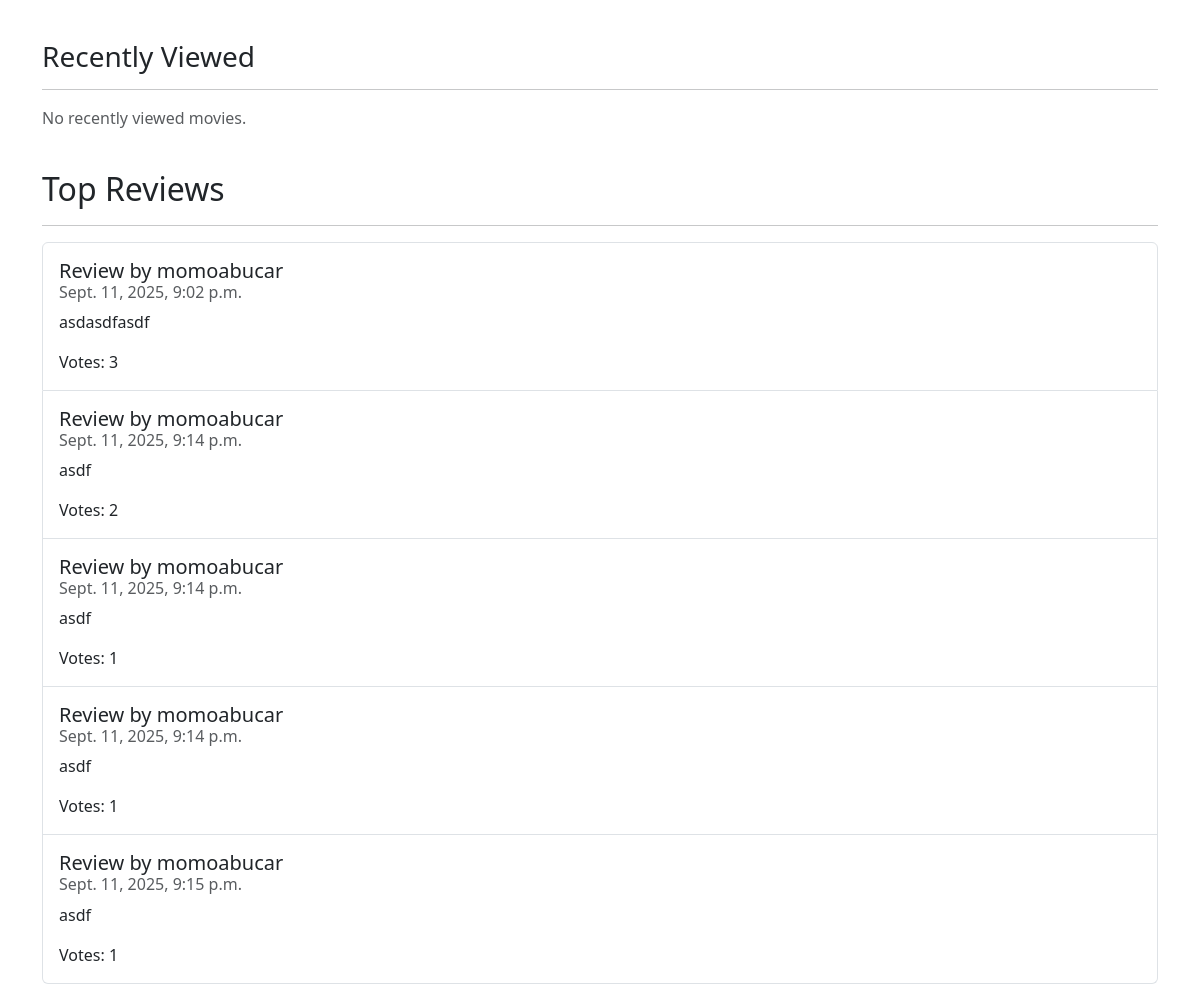
Before: /movies/ (middle part) with the older database file.
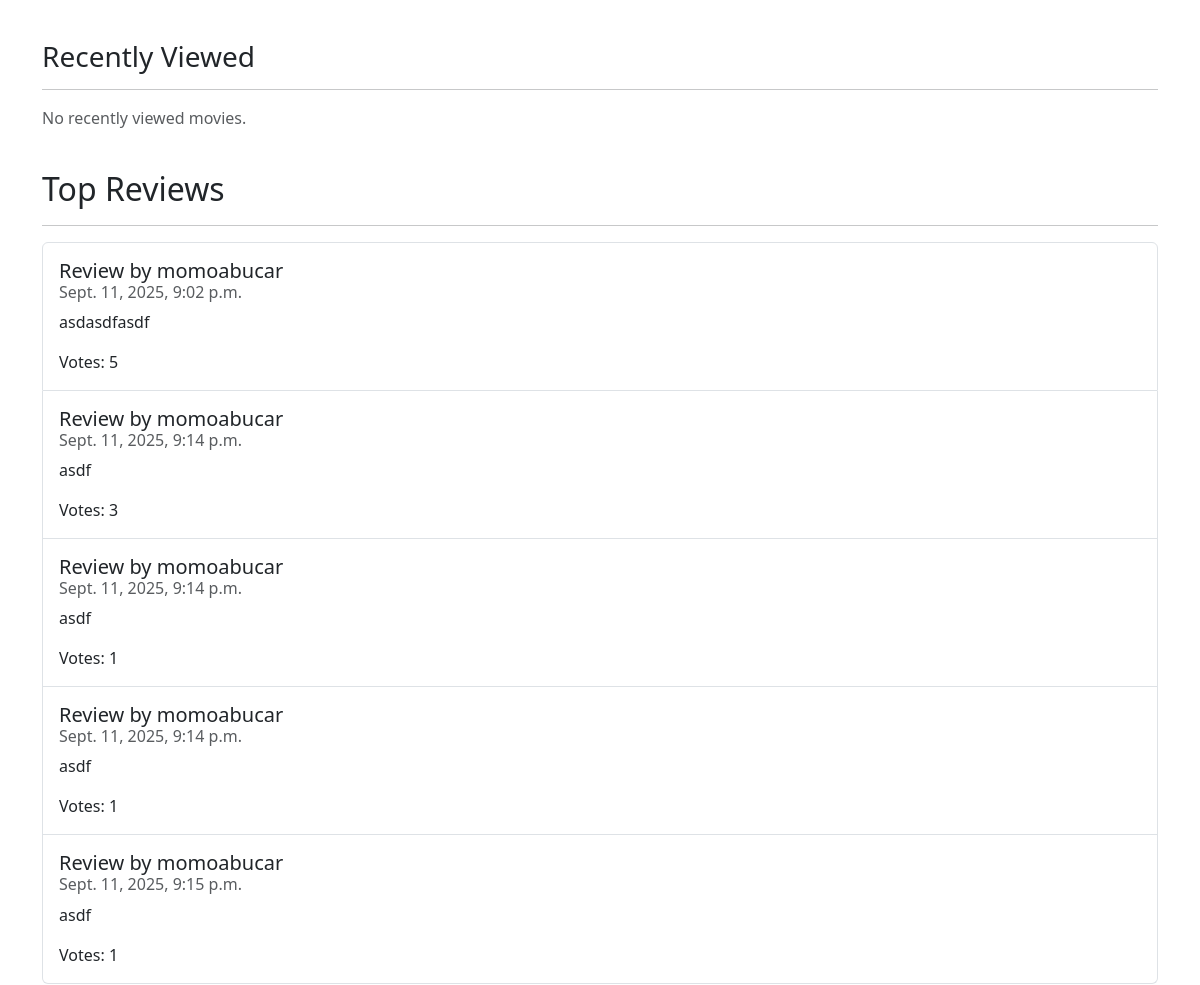
After: the same page with the newer database file.
### movies/models.py (models this page shows, shortened)
class Review(models.Model):
    id = models.AutoField(primary_key=True)
    comment = models.CharField(max_length=255)
    date = models.DateTimeField(auto_now_add=True)
    movie = models.ForeignKey(Movie,
        on_delete=models.CASCADE)
    user = models.ForeignKey(User, on_delete=models.CASCADE)
    votes = models.IntegerField(default=0)
    stars = models.IntegerField(default=0)

### movies/views.py (the view)
# urls.py: path('', views.index, name='cart.index'),
def index(request):
    sort = request.GET.get('sort', '')
    search_term = request.GET.get('search', '')
    if search_term:
        movies = Movie.objects.filter(
            Q(name__icontains=search_term) |
            Q(genre__icontains=search_term)
        )
    elif sort:
        movies = Movie.objects.order_by(sort)
        print(movies)
    else:
        movies = Movie.objects.all()
    template_data = {
        'title': 'Movies',
        'movies': movies,
        'recently_viewed': [Movie.objects.get(id=id) for id in request.session.get('recently_viewed', [])],
        'reviews': Review.objects.order_by('-votes')[:5],
        'most_voted': Movie.objects.order_by('-votes')[:5],
        'favorites': [Movie.objects.get(id=id) for id in request.session.get('favorites', [])],
        'sort_options': get_sort_options()
    }
    return render(request, 'movies/index.html', {'template_data': template_data})

### movies/views.py (called while the page is built)
def get_sort_options():
    allowed_fields = ['name', 'price', 'votes', 'genre']
    sort_options = []
    for f in allowed_fields:
        sort_options.append((f, f"Ascending by {f.capitalize()}"))
        sort_options.append((f"-{f}", f"Descending by {f.capitalize()}"))
    return sort_options

### movies/templates/movies/index.html (shortened to what this page needs)
{% extends 'base.html' %}
{% load static %}
{% block content %}
<div class="p-3">
  <div class="container">
    <div class="row mt-5">
      <div class="col-12">
        <h3 class="mb-3">Recently Viewed</h3>
        <hr>
      </div>
      {% if template_data.recently_viewed %}
        {% for movie in template_data.recently_viewed %}
        <div class="col-md-4 col-lg-3 mb-3">
          <div class="card p-2 align-items-center pt-4 h-100">
            <img src="{{ movie.image.url }}" class="card-img-top rounded img-card-200" alt="{{ movie.name }}">
            <div class="card-body text-center d-flex justify-content-between align-items-center">
            <div class="card-body text-center d-flex justify-content-between align-items-center">
              <a href="{% url 'movies.show' id=movie.id %}" class="btn bg-dark text-white me-2 flex-grow-1">
                {{ movie.name }}
              </a>
                <form method="post" action="{% url 'cart.add' id=movie.id %}">
                    {% csrf_token %}
                    <button type="submit" class="btn btn-sm btn-success">Add</button>
                </form>
            </div>
            </div>
          </div>
        </div>
        {% endfor %}
      {% else %}
        <div class="col-12">
          <p class="text-muted">No recently viewed movies.</p>
        </div>
      {% endif %}
    </div>
  <h2 class="mt-4">Top Reviews</h2>
  <hr>
  <ul class="list-group">
    {% for review in template_data.reviews %}
      <li class="list-group-item py-3">
        <h5 class="card-title">Review by {{ review.user.username }}</h5>
        <h6 class="card-subtitle mb-2 text-muted">{{ review.date }}</h6>
        <p class="card-text">{{ review.comment }}</p>
        <p class="card-text">Votes: {{ review.votes }}</p>
      </li>
    {% empty %}
      <li class="list-group-item py-3">No reviews yet.</li>
    {% endfor %}
  </ul>
  </div>
</div>
{% endblock content %}

Changed rows visible on the page:
changed Review "Sept. 11, 2025, 9:02 p.m.": votes "3" → "5"
changed Review (number 2 of 5 on the later page): votes "2" → "3"
